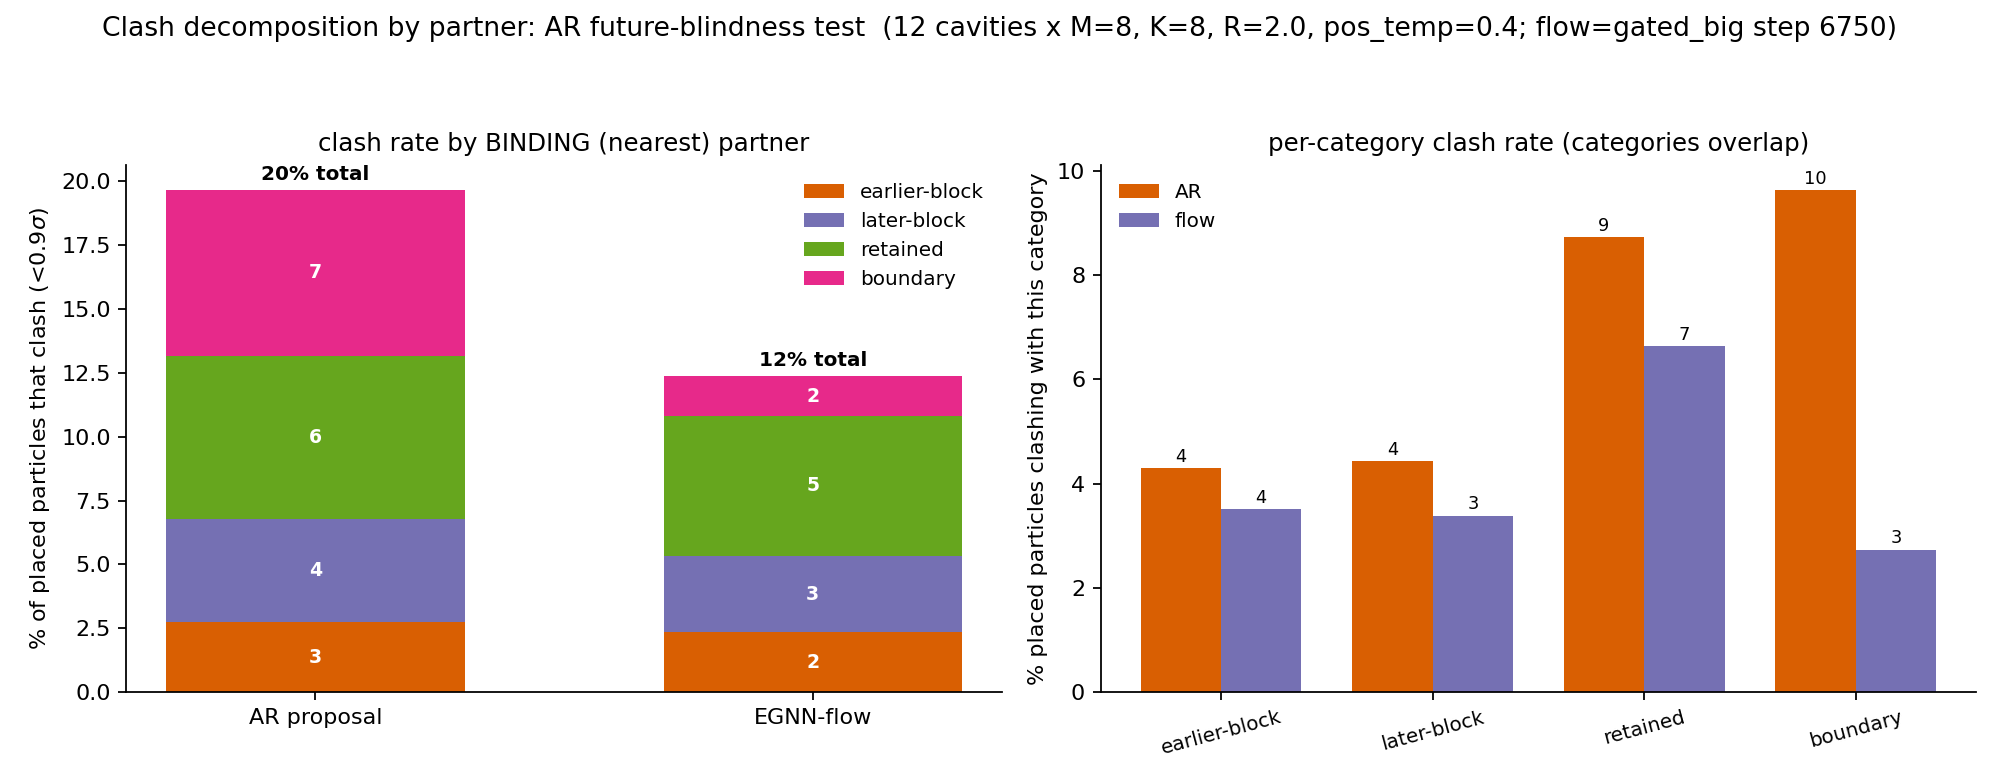

This chart was generated by the following Python code:
"""Decompose cavity block clashes by PARTNER category -> tests AR future-blindness directly.

A placed block particle (Morton generation rank t) can clash with:
  earlier-block : block particle with gen rank < t   (AR SAW it when placing -> inexcusable)
  later-block   : block particle with gen rank > t   (AR was BLIND to it -> future-blindness)
  retained      : retained interior (frozen, AR saw it)
  boundary      : boundary shell    (frozen, AR saw it)
Per center, min sigma-scaled gap to EACH category; a clash (<0.9) is attributed to the category holding
the binding (overall-min) partner. Reported for AR and EGNN-flow (data = control). Prediction: AR clashes
dominated by LATER-block; flow (joint, sees whole block) should fix those first.
"""
import torch
import matplotlib
matplotlib.use("Agg")
import matplotlib.pyplot as plt
from liquid_coupling_flow.ka3d_ebm_batched import KA3DScaffoldEBMBatched
from liquid_coupling_flow.ka3d_cavity_egnn import CavityBlockFlow
from liquid_coupling_flow.ka3d_scaffold_ar import label_to_scaffold, fixed_ball_scaffold
from liquid_coupling_flow.ka3d_cavity_ar import _mic
from liquid_coupling_flow.ka3d_cavity_carve import carve
from liquid_coupling_flow.ka_energy import SIGMA

dev = "cuda"; RCTX = 2.5; K = 8; R = 2.0; PT = 0.4; M = 8; N_CAGE = 48; DUMMY_R = 50.0; NCAV = 12; CLASH = 0.9
CATS = ["earlier-block", "later-block", "retained", "boundary"]
COL = {"earlier-block": "#D95F02", "later-block": "#7570B3", "retained": "#66A61E", "boundary": "#E7298A"}
sig = torch.tensor(SIGMA, device=dev)

ar = KA3DScaffoldEBMBatched(cat_bins=128, cat_range=2.5).to(dev)
ar.load_state_dict(torch.load("liquid_coupling_flow/artifacts/ka3d_cavity_ebm3ax_rho115_best.pt",
                              map_location=dev, weights_only=False)["state_dict"], strict=False)
ar.eval(); ar.use_frame = False
ck = torch.load("liquid_coupling_flow/artifacts/ka3d_cavity_egnn_flow_gated_big_best.pt",
                map_location=dev, weights_only=False)
a = ck["args"]
flow = CavityBlockFlow(k=a["k"], n_cage=a["n_cage"], r_c=a.get("r_c", 2.5), hidden_nf=a["hidden_nf"],
                       n_layers=a["n_layers"], n_species=2, max_neighbors=a["max_neighbors"],
                       ode_rtol=1e-5, ode_atol=1e-5, max_steps=1000).to(dev)
flow.load_state_dict(ck["state_dict"]); flow.eval()
D = torch.load("liquid_coupling_flow/artifacts/ka3d_dataset_N4096_T0.5_rho1.15.pt", map_location=dev, weights_only=False)
X, S, L = D["x"].to(dev).float(), D["s"].to(dev).long(), float(D["L"])
gen = torch.Generator(device=dev).manual_seed(7)

# attrib[arm][cat] = # placed particles whose BINDING (min) partner is in cat AND is a clash (<0.9)
attrib = {arm: {cat: 0 for cat in CATS} for arm in ("ar", "flow")}
# percat[arm][cat] = # placed particles that clash with SOMETHING in cat (categories not exclusive)
percat = {arm: {cat: 0 for cat in CATS} for arm in ("ar", "flow")}
nplaced = {"ar": 0, "flow": 0}


def fixed_size_cage(cx, cs, cen, ncg):
    Mn, m = cx.shape[0], cx.shape[1]
    if m >= ncg:
        idx = torch.topk((cx[0] - cen).norm(dim=-1), ncg, largest=False).indices
        return cx[:, idx], cs[:, idx]
    pad = ncg - m
    dp = torch.tensor([DUMMY_R, 0., 0.], device=dev, dtype=cx.dtype)[None, None].expand(Mn, pad, 3)
    return torch.cat([cx, dp], 1), torch.cat([cs, torch.zeros(Mn, pad, dtype=cs.dtype, device=dev)], 1)


def cat_min_gaps(blk_x, blk_s, gen_rank, ret_x, ret_s, bnd_x, bnd_s):
    """Return [M,K,4] min sigma-gap of each block particle to each category (earlier/later/retained/boundary)."""
    Mn, Kk = blk_x.shape[0], blk_x.shape[1]
    out = torch.full((Mn, Kk, 4), float("inf"), device=dev)
    for mm in range(Mn):
        # block-block
        dbb = torch.cdist(blk_x[mm], blk_x[mm]) / sig[blk_s[mm][:, None], blk_s[mm][None, :]]
        earlier = gen_rank[None, :] < gen_rank[:, None]        # [K,K] col is earlier than row
        later = gen_rank[None, :] > gen_rank[:, None]
        out[mm, :, 0] = dbb.masked_fill(~earlier, float("inf")).min(1).values
        out[mm, :, 1] = dbb.masked_fill(~later, float("inf")).min(1).values
        # block-retained
        if ret_x.shape[1] > 0:
            dr = torch.cdist(blk_x[mm], ret_x[mm]) / sig[blk_s[mm][:, None], ret_s[mm][None, :]]
            out[mm, :, 2] = dr.min(1).values
        # block-boundary
        db = torch.cdist(blk_x[mm], bnd_x) / sig[blk_s[mm][:, None], bnd_s[None, :]]
        out[mm, :, 3] = db.min(1).values
    return out


def tally(arm, cg):
    Mn, Kk, _ = cg.shape
    nplaced[arm] += Mn * Kk
    binding = cg.argmin(-1)                                    # [M,K] category of overall-min partner
    gmin = cg.min(-1).values                                  # [M,K]
    isclash = gmin < CLASH
    for ci_ in range(4):
        attrib[arm][CATS[ci_]] += int(((binding == ci_) & isclash).sum())
        percat[arm][CATS[ci_]] += int((cg[..., ci_] < CLASH).sum())


ncav = 0
for ci in range(16):
    c = torch.rand(3, generator=gen, device=dev) * L; p = carve(X[ci], S[ci], c, R, L)
    if p["n_in"] < K + 6:
        continue
    xo, so, _ = label_to_scaffold(_mic(p["x_in"], c, L), p["s_in"], R)
    xout = _mic(p["x_out"], c, L); bm = xout.norm(dim=-1) < (R + RCTX); bnd, sb = xout[bm], p["s_out"][bm]
    n = xo.shape[0]; anch = fixed_ball_scaffold(n, R, dev)
    seed = int(torch.randint(n, (), generator=gen, device=dev))
    blk = torch.zeros(n, dtype=torch.bool, device=dev)
    blk[(anch - anch[seed]).norm(dim=-1).topk(K, largest=False).indices] = True
    # generation order: sampler places block as the Morton-ordered suffix after retained
    order = torch.argsort(blk.to(torch.uint8), stable=True)
    gen_seq = order[n - K:]                                    # original slot ids, in generation order
    blk_ids = torch.nonzero(blk, as_tuple=True)[0]             # order used by xo_ar[:,blk] (increasing idx)
    gen_rank = torch.tensor([int((gen_seq == j).nonzero()) for j in blk_ids], device=dev)  # rank per blk col
    xo_b = xo[None].expand(M, n, 3).contiguous(); so_b = so[None].expand(M, n).contiguous()
    xo_ar, so_ar, _ = ar.sample_block_b(xo_b, so_b, blk, bnd, sb, R, gen=gen, pos_temp=PT)
    ret_x, ret_s = xo_ar[:, ~blk], so_ar[:, ~blk]
    cage_x = torch.cat([bnd[None].expand(M, -1, -1), ret_x], 1)
    cage_s = torch.cat([sb[None].expand(M, -1), ret_s], 1)
    cfx, cfs = fixed_size_cage(cage_x, cage_s, xo[blk].mean(0), N_CAGE)
    y_blk, _ = flow.flow(xo_ar[:, blk], cfx, so_ar[:, blk], cfs, reverse=False)
    tally("ar", cat_min_gaps(xo_ar[:, blk], so_ar[:, blk], gen_rank, ret_x, ret_s, bnd, sb))
    tally("flow", cat_min_gaps(y_blk, so_ar[:, blk], gen_rank, ret_x, ret_s, bnd, sb))
    ncav += 1
    if ncav >= NCAV:
        break

fig, axes = plt.subplots(1, 2, figsize=(12.5, 4.9))
# panel 1: clash rate by BINDING partner category (stacked), AR vs flow
ax = axes[0]
arms = ["ar", "flow"]
bottom = {arm: 0.0 for arm in arms}
xs = [0, 1]
for cat in CATS:
    vals = [100 * attrib[arm][cat] / nplaced[arm] for arm in arms]
    b = ax.bar(xs, vals, 0.6, bottom=[bottom[arm] for arm in arms], color=COL[cat], label=cat)
    for k2, arm in enumerate(arms):
        if vals[k2] > 0.8:
            ax.annotate(f"{vals[k2]:.0f}", (xs[k2], bottom[arm] + vals[k2] / 2), ha="center", va="center",
                        fontsize=8.5, color="white", fontweight="bold")
        bottom[arm] += vals[k2]
for k2, arm in enumerate(arms):
    ax.annotate(f"{bottom[arm]:.0f}% total", (xs[k2], bottom[arm] + 0.4), ha="center", fontsize=9, fontweight="bold")
ax.set_xticks(xs); ax.set_xticklabels(["AR proposal", "EGNN-flow"])
ax.set_ylabel("% of placed particles that clash (<0.9$\\sigma$)")
ax.set_title("clash rate by BINDING (nearest) partner", fontsize=11)
ax.legend(frameon=False, fontsize=9, loc="upper right")
for s in ("top", "right"):
    ax.spines[s].set_visible(False)
# panel 2: per-category clash rate (a particle can clash with several) -> where the overlaps live
ax = axes[1]
xc = torch.arange(len(CATS)).numpy(); w = 0.38
for i, arm in enumerate(arms):
    vals = [100 * percat[arm][cat] / nplaced[arm] for cat in CATS]
    b = ax.bar(xc + (i - 0.5) * w, vals, w, color="#D95F02" if arm == "ar" else "#7570B3",
               label={"ar": "AR", "flow": "flow"}[arm])
    ax.bar_label(b, fmt="%.0f", fontsize=8, padding=1)
ax.set_xticks(xc); ax.set_xticklabels(CATS, rotation=15, fontsize=9)
ax.set_ylabel("% placed particles clashing with this category")
ax.set_title("per-category clash rate (categories overlap)", fontsize=11)
ax.legend(frameon=False, fontsize=9)
for s in ("top", "right"):
    ax.spines[s].set_visible(False)
fig.suptitle(f"Clash decomposition by partner: AR future-blindness test  ({ncav} cavities x M={M}, K={K}, "
             f"R={R}, pos_temp={PT}; flow=gated_big step {ck['step']})", fontsize=12)
fig.tight_layout(rect=[0, 0, 1, 0.93])
out = "reports/logs-2026-07-13/viz_clash_decomp.png"
fig.savefig(out, dpi=160)
torch.save({"attrib": attrib, "percat": percat, "nplaced": nplaced}, "reports/logs-2026-07-13/viz_clash_decomp.pt")
print(f"saved -> {out}", flush=True)
for arm in arms:
    print(f"  {arm:4s} binding: " + "  ".join(f"{c} {100*attrib[arm][c]/nplaced[arm]:.1f}%" for c in CATS), flush=True)
    print(f"  {arm:4s} percat : " + "  ".join(f"{c} {100*percat[arm][c]/nplaced[arm]:.1f}%" for c in CATS), flush=True)
